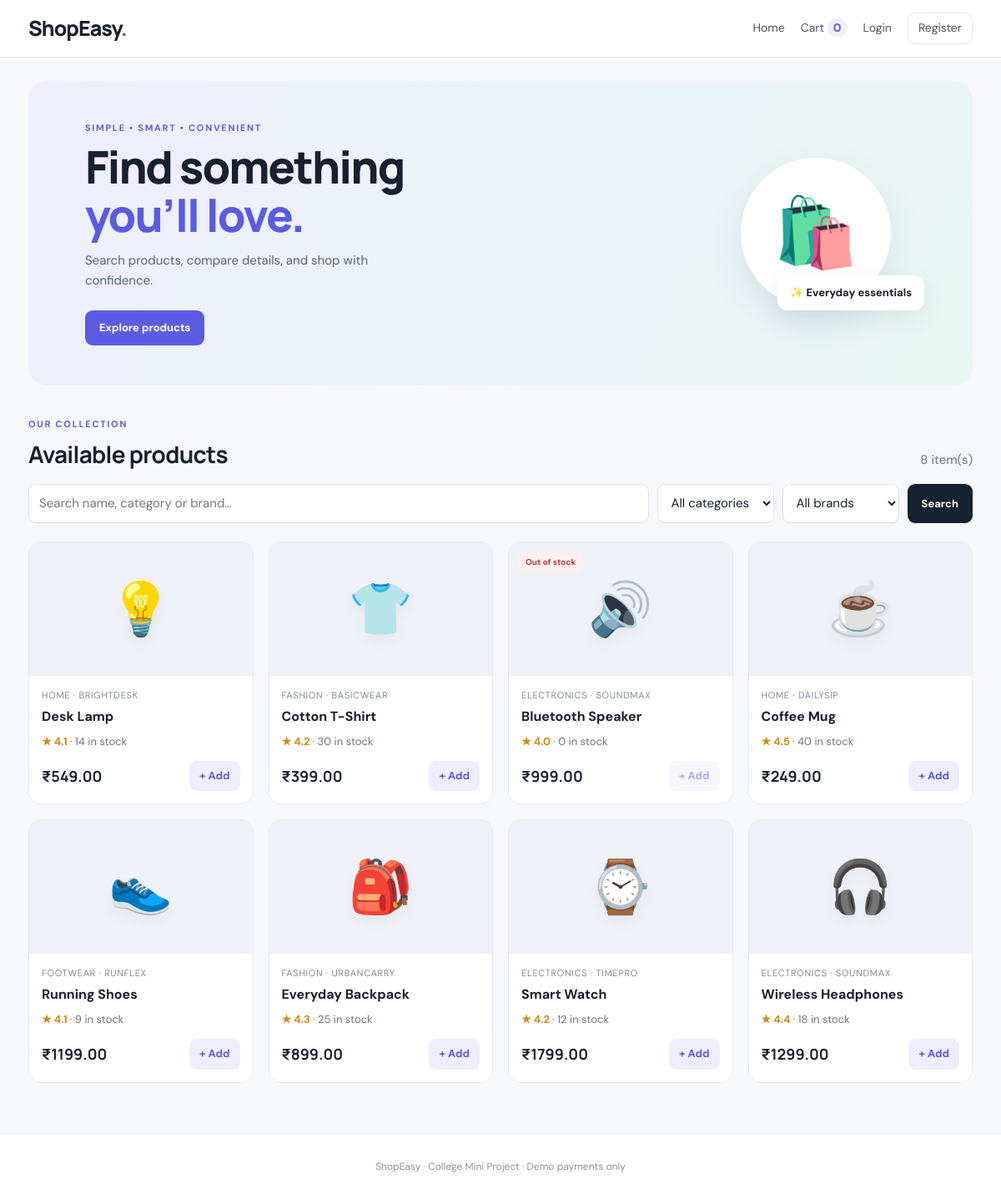
The page / on the database its author committed.
### tables this page shows
CREATE TABLE products(id INTEGER PRIMARY KEY AUTOINCREMENT, name TEXT NOT NULL, category TEXT NOT NULL, brand TEXT NOT NULL, description TEXT NOT NULL, specifications TEXT NOT NULL, price REAL NOT NULL, rating REAL NOT NULL DEFAULT 4, stock INTEGER NOT NULL DEFAULT 0, image TEXT NOT NULL DEFAULT '');

### app.py (the view)
@app.route('/')
def index():
    q=request.args.get('q','').strip(); category=request.args.get('category','').strip(); brand=request.args.get('brand','').strip()
    conn=get_db(); sql='SELECT * FROM products WHERE 1=1'; params=[]
    if q: sql+=' AND (name LIKE ? OR category LIKE ? OR brand LIKE ?)'; params += [f'%{q}%']*3
    if category: sql+=' AND category=?'; params.append(category)
    if brand: sql+=' AND brand=?'; params.append(brand)
    sql+=' ORDER BY id DESC'; products=conn.execute(sql,params).fetchall()
    categories=conn.execute('SELECT DISTINCT category FROM products ORDER BY category').fetchall(); brands=conn.execute('SELECT DISTINCT brand FROM products ORDER BY brand').fetchall(); conn.close()
    return render_template('index.html',products=products,categories=categories,brands=brands,q=q,selected_category=category,selected_brand=brand)

### app.py (called while the page is built)
def csrf_token():
    if '_csrf' not in session:
        session['_csrf'] = secrets.token_urlsafe(32)
    return session['_csrf']

@app.context_processor
def inject_globals():
    return {'cart_count': sum(int(q) for q in session.get('cart', {}).values()), 'csrf_token': csrf_token,
            'return_window_days': RETURN_WINDOW_DAYS, 'razorpay_key_id': os.environ.get('RAZORPAY_KEY_ID')}

@app.before_request
def protect_post_requests():
    if request.method == 'POST':
        supplied = request.form.get('_csrf_token', '') or request.headers.get('X-CSRF-Token', '')
        expected = session.get('_csrf', '')
        if not supplied or not expected or not hmac.compare_digest(supplied, expected):
            abort(400, description='Security token missing or expired. Refresh the page and try again.')

def get_db():
    conn = sqlite3.connect(DB_PATH, timeout=15)
    conn.row_factory = sqlite3.Row
    conn.execute('PRAGMA foreign_keys=ON')
    return conn

### templates/index.html (shortened to what this page needs)
{% extends "base.html" %}{% block title %}ShopEasy | Home{% endblock %}{% block content %}
<section class="hero"><div><p class="eyebrow">SIMPLE • SMART • CONVENIENT</p><h1>Find something<br><span>you’ll love.</span></h1><p class="hero-copy">Search products, compare details, and shop with confidence.</p><a class="btn btn-primary" href="#products">Explore products</a></div><div class="hero-art"><div class="hero-circle">🛍️</div><div class="floating-card">✨ Everyday essentials</div></div></section>
<section id="products" class="section-head"><div><p class="eyebrow">OUR COLLECTION</p><h2>Available products</h2></div><span class="muted">{{ products|length }} item(s)</span></section>
<form class="filter-bar" method="get"><input type="search" name="q" value="{{ q }}" placeholder="Search name, category or brand…"><select name="category"><option value="">All categories</option></select><select name="brand"><option value="">All brands</option></select><button class="btn btn-dark">Search</button></form>
<div class="product-grid">{% for p in products %}<article class="product-card"><a class="product-image" href="{{ url_for('product_detail',product_id=p.id) }}"><span>{{ p.image or '📦' }}</span>{% if p.stock==0 %}<b class="out-badge">Out of stock</b>{% endif %}</a><div class="product-info"><p class="product-category">{{ p.category }} · {{ p.brand }}</p><h3><a href="{{ url_for('product_detail',product_id=p.id) }}">{{ p.name }}</a></h3><p class="rating">★ {{ "%.1f"|format(p.rating) }} <span>· {{ p.stock }} in stock</span></p><div class="product-bottom"><strong>₹{{ "%.2f"|format(p.price) }}</strong><form method="post" action="{{ url_for('add_to_cart',product_id=p.id) }}"><input type="hidden" name="quantity" value="1"><button class="btn btn-small" {% if p.stock==0 %}disabled{% endif %}>+ Add</button></form></div></div></article>{% else %}<div class="empty-state"><div>🔎</div><h3>No products found</h3><p>Try a different search.</p><a href="{{ url_for('index') }}" class="btn btn-primary">View all products</a></div>{% endfor %}</div>{% endblock %}

### templates/base.html (shortened to what this page needs)
<!doctype html><html lang="en"><head><link rel="stylesheet" href="{{ url_for('static',filename='style.css') }}"></head><body>
<header class="site-header"><div class="nav-wrap"><a class="logo" href="{{ url_for('index') }}">ShopEasy<span>.</span></a><nav><a href="{{ url_for('index') }}">Home</a><a href="{{ url_for('cart') }}">Cart <b class="cart-count">{{ cart_count }}</b></a>{% if session.get('user_id') %}<a href="{{ url_for('orders') }}">My Orders</a>{% if session.get('role')=='admin' %}<a href="{{ url_for('admin_dashboard') }}">Admin</a>{% elif session.get('role')=='delivery' %}<a href="{{ url_for('delivery_dashboard') }}">Deliveries</a>{% endif %}<a href="{{ url_for('notifications') }}">Notifications</a><span>Hi, {{ session.get('name') }}</span><a class="nav-login" href="{{ url_for('logout') }}">Logout</a>{% else %}<a href="{{ url_for('login') }}">Login</a><a class="nav-login" href="{{ url_for('register') }}">Register</a>{% endif %}</nav></div></header>
<main class="container">{% block content %}{% endblock %}</main><footer><p>ShopEasy · College Mini Project · Demo payments only</p></footer></body></html>

### static/style.css (style rules this page uses)
:root { --ink:#17212f;--muted:#697586;--line:#e6eaf0;--bg:#f7f8fb;--primary:#5b5ce2;--primary-dark:#4647c6;--red:#c24141 }
* { box-sizing:border-box }
body { margin:0;background:var(--bg);color:var(--ink);font:15px/1.55 'DM Sans',Arial,sans-serif }
a { color:inherit;text-decoration:none }
button,input,select,textarea { font:inherit }
button { cursor:pointer }
.site-header { background:#fff;border-bottom:1px solid var(--line);position:sticky;top:0;z-index:5 }
.nav-wrap { max-width:1180px;margin:auto;padding:15px 24px;display:flex;align-items:center;justify-content:space-between;gap:24px }
.logo { font:800 25px Manrope,sans-serif;letter-spacing:-1px }
.logo span { color:var(--primary) }
nav { display:flex;align-items:center;gap:19px;flex-wrap:wrap;font-size:14px;color:#4a5565 }
.nav-login { padding:7px 12px;border:1px solid var(--line);border-radius:9px }
.cart-count { background:#eeeeff;color:var(--primary);padding:2px 7px;border-radius:20px }
.container { max-width:1180px;margin:auto;padding:28px 24px 60px;min-height:78vh }
.hero { background:linear-gradient(115deg,#efefff,#e9f8f3);border-radius:22px;padding:48px 6%;display:flex;align-items:center;justify-content:space-between;gap:30px;min-height:290px }
.eyebrow { font-size:11px;letter-spacing:1.7px;font-weight:700;color:var(--primary);margin:0 0 8px }
.hero h1 { font:800 clamp(34px,5vw,54px)/1.08 Manrope,sans-serif;letter-spacing:-2px;margin:0 0 15px }
.hero h1 span { color:var(--primary) }
.hero-copy { color:#596476;max-width:390px;margin-bottom:24px }
.hero-art { position:relative;width:240px;height:210px;display:grid;place-items:center;flex-shrink:0 }
.hero-circle { width:180px;height:180px;border-radius:50%;background:white;display:grid;place-items:center;font-size:82px;box-shadow:0 18px 45px #3436a01a }
.floating-card { position:absolute;bottom:12px;right:-10px;background:white;border-radius:12px;padding:11px 15px;box-shadow:0 10px 30px #20204014;font-size:13px;font-weight:700 }
.btn { display:inline-flex;align-items:center;justify-content:center;border:0;border-radius:9px;padding:11px 17px;font-weight:700;font-size:13px;transition:.15s }
.btn-primary { background:var(--primary);color:white }
.btn-dark { background:var(--ink);color:white }
.btn-small { padding:8px 12px;background:#eeeeff;color:var(--primary) }
.btn-small:disabled { opacity:.5 }
.section-head { display:flex;justify-content:space-between;align-items:end;margin:38px 0 17px }
.section-head h2,.page-heading h1 { font:700 28px Manrope,sans-serif;letter-spacing:-.7px;margin:0 }
.muted { color:var(--muted) }
.filter-bar { display:flex;gap:10px;margin-bottom:22px }
.filter-bar input { flex:1;min-width:150px }
.filter-bar input,.filter-bar select,input,textarea,select { border:1px solid #dfe4eb;border-radius:9px;padding:11px 12px;background:white;color:var(--ink);outline:none }
.filter-bar select { min-width:140px }
.product-grid { display:grid;grid-template-columns:repeat(4,minmax(0,1fr));gap:18px }
.product-card { background:white;border:1px solid var(--line);border-radius:15px;overflow:hidden;transition:box-shadow .2s,transform .2s }
.product-image { height:160px;background:#f0f2f9;display:grid;place-items:center;position:relative }
.product-image span { font-size:62px;filter:drop-shadow(0 8px 7px #0000000b) }
.out-badge { position:absolute;top:12px;left:12px;background:#fff0f0;color:#b03a3a;border-radius:6px;padding:4px 8px;font-size:10px }
.product-info { padding:15px }
.product-category { font-size:11px;text-transform:uppercase;letter-spacing:.7px;color:#81899a;margin:0 0 5px }
.product-info h3 { font-size:16px;margin:0 0 7px }
.rating { color:#d18a13;font-size:13px;font-weight:700;margin:7px 0 }
.rating span { font-weight:400;color:var(--muted) }
.product-bottom { display:flex;align-items:center;justify-content:space-between;margin-top:13px }
.product-bottom strong { font:700 18px Manrope,sans-serif }
.product-bottom form { margin:0 }
footer { background:white;border-top:1px solid var(--line);text-align:center;padding:18px;color:#8991a0;font-size:12px }

### rows shown on the page
products: image "💡", category "HOME", brand "BRIGHTDESK", name "Desk Lamp", rating "4.1", stock "14", price "549.00"
products: image "👕", category "FASHION", brand "BASICWEAR", name "Cotton T-Shirt", rating "4.2", stock "30", price "399.00"
products: image "🔊", shows "Out of stock", category "ELECTRONICS", brand "SOUNDMAX", name "Bluetooth Speaker", rating "4.0", stock "0", price "999.00"
products: image "☕", category "HOME", brand "DAILYSIP", name "Coffee Mug", rating "4.5", stock "40", price "249.00"
products: image "👟", category "FOOTWEAR", brand "RUNFLEX", name "Running Shoes", rating "4.1", stock "9", price "1199.00"
products: image "🎒", category "FASHION", brand "URBANCARRY", name "Everyday Backpack", rating "4.3", stock "25", price "899.00"
products: image "⌚", category "ELECTRONICS", brand "TIMEPRO", name "Smart Watch", rating "4.2", stock "12", price "1799.00"
products: image "🎧", category "ELECTRONICS", brand "SOUNDMAX", name "Wireless Headphones", rating "4.4", stock "18", price "1299.00"

### other values the page prints
{{ cart_count }} "0"
{{ products|length }} "8"
